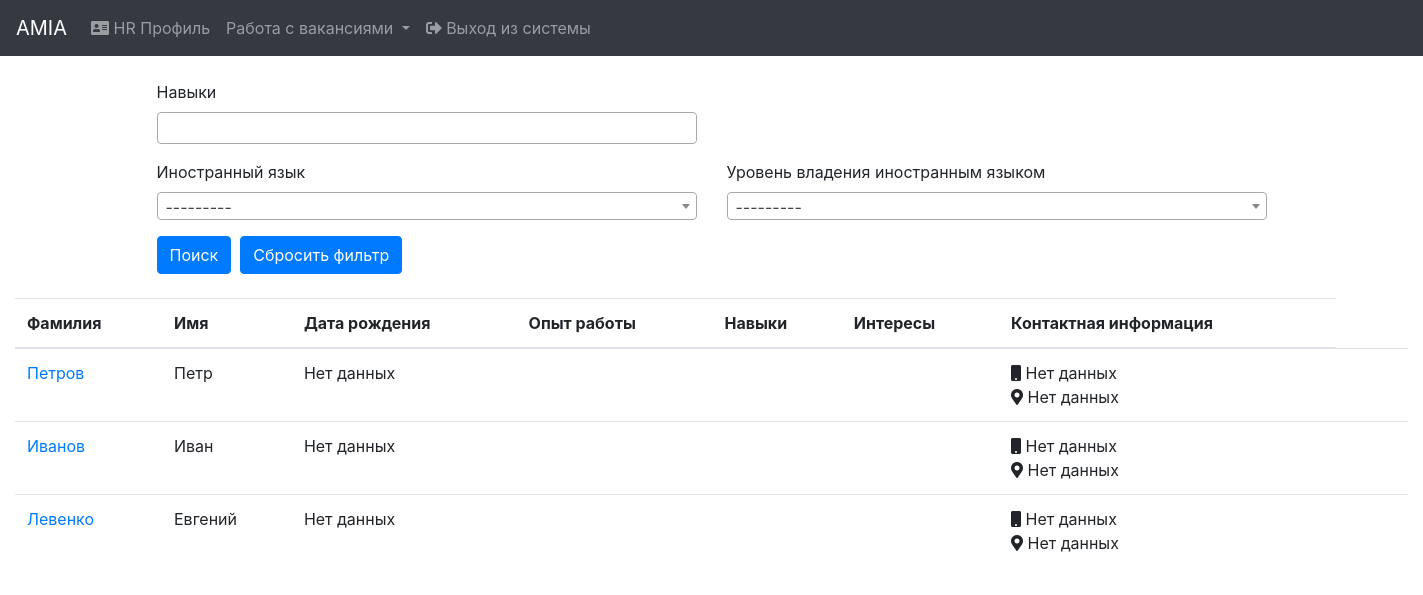
The page /hr/profiles/ (signed in) on the database as committed earlier.
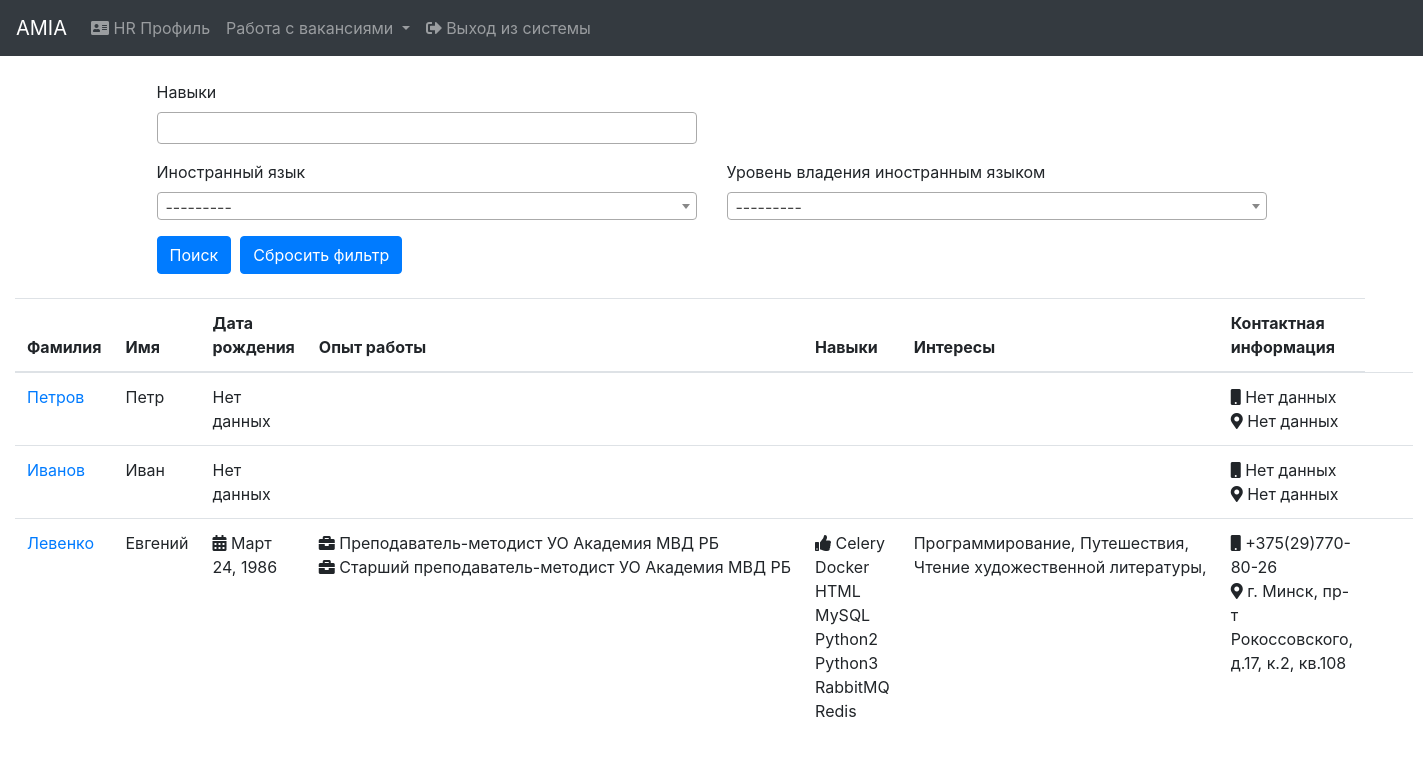
The same page on the database as committed later.
### social_profile/models.py (models this page shows, shortened)
class SocialProfile(models.Model):
    user = models.OneToOneField(User, on_delete=models.CASCADE)
    last_name = models.CharField(max_length=100, verbose_name="Last name")
    first_name = models.CharField(max_length=100, verbose_name="First name")
    patronymic = models.CharField(max_length=100, verbose_name="Patronymic", blank=True, null=True)
    email = models.EmailField(verbose_name="E-mail")
    date_of_birth = models.DateField(verbose_name="Date_of_birth", blank=True, null=True)
    status = models.IntegerField(verbose_name="Status", default=1)
    date_added = models.DateTimeField(verbose_name="Date_added", auto_now_add=True)
    profile_img = models.ImageField(verbose_name="Profile_img", blank=True, null=True, upload_to='profile')
    about_myself = models.TextField(verbose_name="About_myself", blank=True, null=True)
    contact_information_phone = models.CharField(max_length=255, verbose_name="Phone", blank=True, null=True)
    contact_information_address = models.CharField(max_length=255, verbose_name="Address", blank=True, null=True)
    education = models.ManyToManyField(EducationalInstitution, verbose_name="Education", through="EducationWithInfo")
    work_experience = models.ManyToManyField(WorkExperience, verbose_name="Work experience")
    interests = models.ManyToManyField(Interest, verbose_name="Interests", blank=True)
    skills = models.ManyToManyField(Skill, verbose_name="Skills", blank=True)
    languages = models.ManyToManyField(Language, verbose_name="Language", through='LanguageWithLevel')
    class Meta:
        ordering = ('last_name',)
        verbose_name = 'Social profile'
        verbose_name_plural = 'Social profiles'

class WorkExperience(models.Model):
    company_name = models.CharField(max_length=255, verbose_name="Company name")
    position = models.CharField(max_length=255, verbose_name="Position")
    duty = models.TextField(verbose_name="Duty", blank=True, null=True)
    year_start = models.IntegerField(verbose_name="Start year")
    year_end = models.IntegerField(verbose_name="End year", blank=True, null=True)
    def __str__(self):
        return self.position + ' ' + self.company_name
    class Meta:
        ordering = ('position',)
        verbose_name = 'Work experience'
        verbose_name_plural = 'Work experience'

class Skill(models.Model):
    skill_name = models.CharField(max_length=255, verbose_name="Skill")
    def __str__(self):
        return self.skill_name
    class Meta:
        ordering = ('skill_name',)
        verbose_name = 'Skill'
        verbose_name_plural = 'Skills'

class Interest(models.Model):
    interest_name = models.CharField(max_length=255, verbose_name="Interest")
    def __str__(self):
        return self.interest_name
    class Meta:
        ordering = ('interest_name',)
        verbose_name = 'Interest'
        verbose_name_plural = 'Interests'

### hr/views.py (the view)
# urls.py: path('profiles/', views.ProfilesView.as_view(), name='profiles'),
class ProfilesView(LoginRequiredMixin, View):
    def get(self, request):
        f = ProfileFilter(request.GET, queryset=SocialProfile.objects.all().order_by('-pk'))
        paginator = Paginator(f.qs, 50)
        page = request.GET.get('page')
        profiles = paginator.get_page(page)
        return render(request, 'hr/profiles/profiles.html', {'profiles': profiles,
                                                             'filter': f,
                                                             })

### context_processors/models_context.py (called while the page is built)
def models_context(request):
    return {'educational': EducationalInstitution.objects.all(),
            'language_levels': LanguageLevel.objects.all(),
            'languages': Language.objects.all(),
            'specialties': Specialty.objects.all(),
            'skills': Skill.objects.all(),
            'interests': Interest.objects.all(),
            }

### social_profile/models.py (called while the page is built)
    def __str__(self):
        return self.language_name

### hr/templates/hr/profiles/profiles.html (shortened to what this page needs)
{% extends 'base.html' %}
{% block content %}
    {% include 'hr/navbar_hr.html' %}<br>
    <div class="container-fluid">
        {% include 'hr/profiles/search_form.html' %}<br>
        <div class="row">
            <div class="col-lg-12">
                <table class="table table-hover">
                    <thead>
                    <tr>
                        <th scope="col">Фамилия</th>
                        <th scope="col">Имя</th>
                        <th scope="col">Дата рождения</th>
                        <th scope="col">Опыт работы</th>
                        <th scope="col">Навыки</th>
                        <th scope="col">Интересы</th>
                        <th scope="col">Контактная информация</th>
                    </tr>
                    </thead>
                    <tbody>
                    {% for profile in profiles %}
                        <tr>
                            <td><a href="{% url 'profile:profile_data' profile.id %}">{{ profile.last_name }}</a></td>
                            <td>{{ profile.first_name|default:"Нет данных" }}</td>
                            <td>
                                {% if profile.date_of_birth %}
                                    <i class="fas fa-calendar-alt"></i>
                                {% endif %}
                                {{ profile.date_of_birth|default:"Нет данных" }}</td>
                            <td>
                                {% for w_e in profile.work_experience.all %}
                                    <nobr><i class="fas fa-briefcase"></i> {{ w_e }}</nobr><br>
                                {% endfor %}
                            </td>
                            <td>
                                {% if profile.skills.all %}
                                    <i class="fas fa-thumbs-up"></i>
                                {% endif %}
                                {% for skill in profile.skills.all %}
                                    <nobr> {{ skill }}</nobr>
                                {% endfor %}
                            </td>
                            <td>
                                {% for interest in profile.interests.all %}
                                    <nobr>{{ interest }}</nobr>,
                                {% endfor %}
                            </td>
                            <td>
                                <i class="fas fa-mobile"></i> {{ profile.contact_information_phone|default:"Нет данных" }}<br>
                                <i class="fas fa-map-marker-alt"></i> {{ profile.contact_information_address|default:"Нет данных" }}
                            </td>
                            <td></td>
                            <td></td>
                        </tr>
                    {% endfor %}
                    </tbody>
                </table>
            </div>
        </div>
    </div>
{% endblock %}

Rows that differ between the two databases and show on the page:
changed SocialProfile "Левенко": date_of_birth "Нет данных" → "Март 24, 1986"; contact_information_phone "Нет данных" → "+375(29)770-80-26"; contact_information_address "Нет данных" → "г. Минск, пр-т Рокоссовского, д.17, к.2, кв.108"
added WorkExperience: position+company_name "Преподаватель-методист УО Академия МВД РБ", shown under SocialProfile "Левенко"
added WorkExperience: position+company_name "Старший преподаватель-методист УО Академия МВД РБ", shown under SocialProfile "Левенко"
added Skill: skill_name "Celery", shown under SocialProfile "Левенко"
added Skill: skill_name "Docker", shown under SocialProfile "Левенко"
added Skill: skill_name "HTML", shown under SocialProfile "Левенко"
added Skill: skill_name "MySQL", shown under SocialProfile "Левенко"
added Skill: skill_name "Python2", shown under SocialProfile "Левенко"
added Skill: skill_name "Python3", shown under SocialProfile "Левенко"
added Skill: skill_name "RabbitMQ", shown under SocialProfile "Левенко"
added Skill: skill_name "Redis", shown under SocialProfile "Левенко"
added Interest: interest_name "Программирование", shown under SocialProfile "Левенко"
added Interest: interest_name "Путешествия", shown under SocialProfile "Левенко"
added Interest: interest_name "Чтение художественной литературы", shown under SocialProfile "Левенко"
